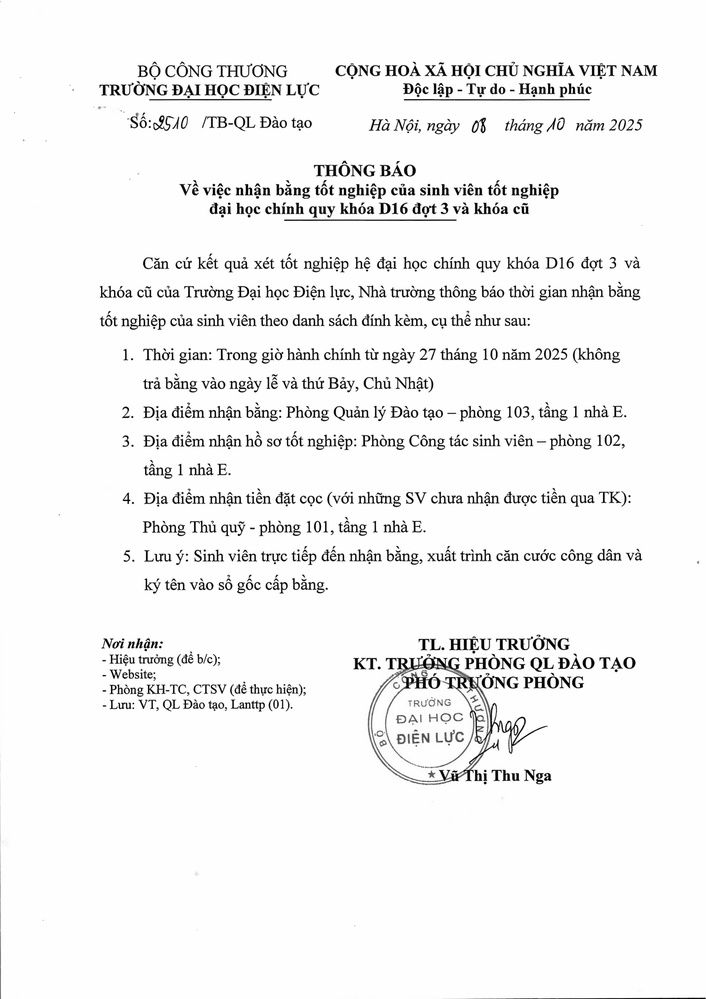
#> input picture data/preprocessing_tests/dl_2025_0008_denoised.jpg, 706 x 999 px, shrunk from 2480 x 3509 before the run
$ python -i preprocess.py   (imports and definitions only)
#> lines starting #> are read from the running program, lines starting #| are printed output that depends on the picture; after the words box and inside, x2 and y2 are one past the last pixel; in counts of white or black regions, pixels touching at a corner belong together
#> in preprocess_image, img is the input picture: shape (999, 706, 3); min 0, max 255, mean 242.7
import cv2
import numpy as np

def deskew(image):
    gray = cv2.cvtColor(image, cv2.COLOR_BGR2GRAY)
    thresh = cv2.threshold(gray, 0, 255,
                           cv2.THRESH_BINARY_INV + cv2.THRESH_OTSU)[1]
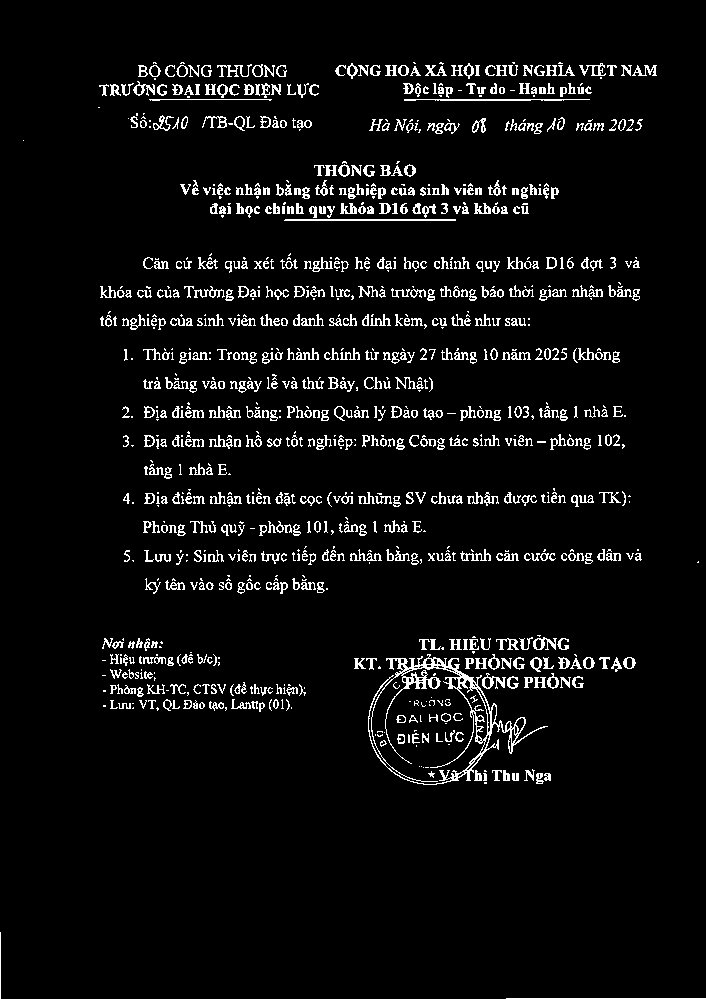
#> thresh: shape (999, 706); 5.4% white in thin lines or dots

    coords = np.column_stack(np.where(thresh > 0))
#> coords = 37994 pairs, first value 62 to 998, second value 0 to 705
    if len(coords) < 10:
        return image  # too small to deskew

    angle = cv2.minAreaRect(coords)[-1]
#> angle = -90

    if angle < -45:
        angle = 90 + angle
#> angle = 0

    (h, w) = image.shape[:2]
#> h = 999; w = 706
    M = cv2.getRotationMatrix2D((w // 2, h // 2), angle, 1.0)
#> M = [[1, 0, 0], [0, 1, 0]]
    rotated = cv2.warpAffine(image, M, (w, h),
                             flags=cv2.INTER_CUBIC,
                             borderMode=cv2.BORDER_REPLICATE)
    return rotated


def preprocess_image(img_or_path):
    """
    Preprocess image for OCR.

    Args:
        img_or_path: Either a file path (str) or an already-loaded image (numpy array)

    Returns:
        Preprocessed image as uint8 numpy array
    """
    # Load image if path is provided
    if isinstance(img_or_path, str):
        img = cv2.imread(img_or_path)
    else:
        img = img_or_path

    # 1. Deskew
    img = deskew(img)

    # 2. Convert to grayscale
    gray = cv2.cvtColor(img, cv2.COLOR_BGR2GRAY)

    # 3. Remove noise + enhance contrast
    blur = cv2.GaussianBlur(gray, (3, 3), 0)

    # 4. Adaptive threshold
    thresh = cv2.adaptiveThreshold(
        blur, 255,
        cv2.ADAPTIVE_THRESH_GAUSSIAN_C,
        cv2.THRESH_BINARY,
        35, 10
    )
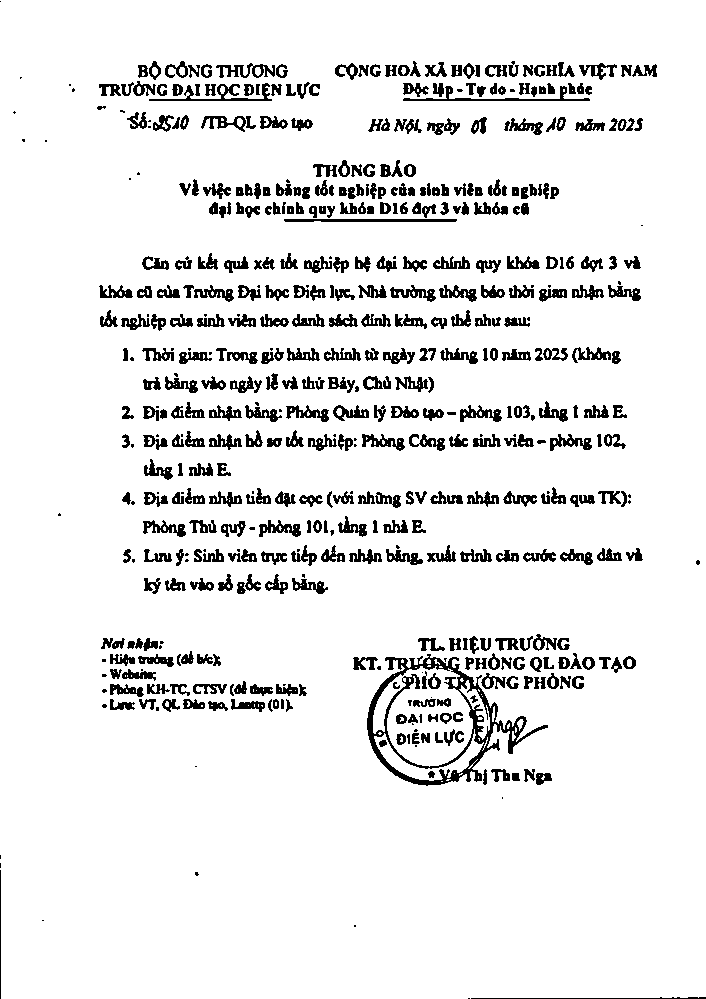
#> thresh: shape (999, 706); 91.6% white; 530 black regions (92 under 20 px), largest, box (x1, y1, x2, y2) and area: (367, 654, 548, 786) 4050, (149, 83, 272, 101) 564, (403, 86, 590, 101) 550

    # Return as uint8 (not normalized) for compatibility with cv2.imwrite
    return thresh

>>> result = preprocess_image('../../data/preprocessing_tests/dl_2025_0008_denoised.jpg')
